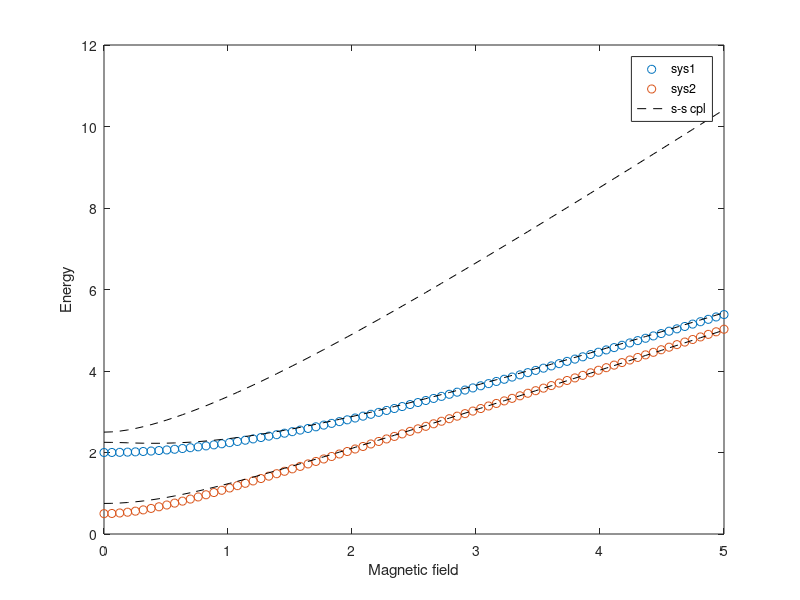
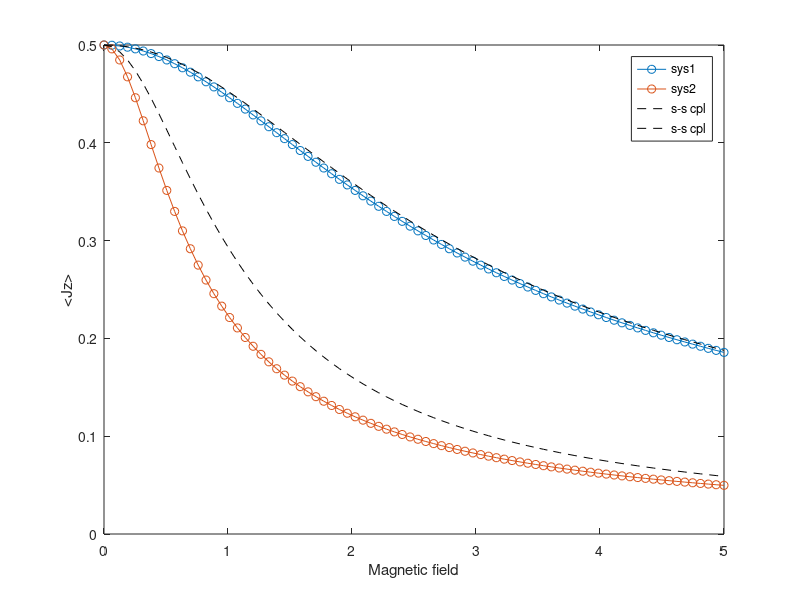

Write MATLAB code to recreate these figures, in order.
% function [temp,intc,Delt,eni,enj,J0i,J0j,Jsj,Jsi] = magn_magn_cpl(tempf,intf,scale)
% Toy model: Two coupled/uncoupled two-level-system (TLS)/multi-level-system (MLS) from spin-spin interaction
if ~exist('tempf','var')
    tempf = 0.0;
end
if ~exist('intf','var')
    intf = 0.5;
end
if ~exist('scale','var')
    scale = 2.0;
end
clearvars -except tempf intf scale
Delt = -1; % Ferromagnetic gap
intc = intf*Delt; % Spin-spin interaction strength
temp = -tempf*Delt; % Temperature
beta = 1/temp; % 1/kBT
Hx = linspace(0,-5*Delt,80);

% J = 8; % Ho
% J = 1; % Ho
J = 1/2;
Jz=diag(J:-1:-J); % Jz = -J, -J+1,...,J-1,J
Jp=diag(sqrt((J-((J-1):-1:-J) ).*(J+1+( (J-1):-1:-J) )),1); % electronic spin ladder operator
Jm=Jp'; % electronic spin ladder operator
Jx=(Jp+Jm)/2;
% Jy=(Jp-Jm)/2i;

Jzhi = kron(eye(2*J+1),Jz); % Expand the Hilbert space (TLS-1)
Jphi = kron(eye(2*J+1),Jp);
Jmhi = kron(eye(2*J+1),Jm);
Jxhi = (Jphi+Jmhi)/2;
Jyhi = (Jphi-Jmhi)/2i;

Jzhj = kron(Jz,eye(2*J+1)); % Expand the Hilbert space (TLS-2)
Jphj = kron(Jp,eye(2*J+1));
Jmhj = kron(Jm,eye(2*J+1));
Jxhj = (Jphj+Jmhj)/2;
Jyhj = (Jphj-Jmhj)/2i;

% containers for two-level-system 1
eni = zeros(length(Jz),length(Hx)); % Eigen-energy
wavi = zeros(length(Jz),length(Jz),length(Hx)); % Eigen-state
J0i = zeros(length(Jz),length(Hx)); % Spin(z) expectation
% containers for two-level-system 2
enj = zeros(length(Jz),length(Hx));
wavj = zeros(length(Jz),length(Jz),length(Hx));
J0j = zeros(length(Jz),length(Hx));
% containers for the coupled two-level-systems
ens = zeros(length(Jzhi),length(Hx));
wav = zeros(length(Jzhi),length(Jzhi),length(Hx));
Jsi = zeros(length(Jzhi),length(Hx));
Jsj = zeros(length(Jzhj),length(Hx));
for ii = 1:length(Hx)
    Ham0i = scale*Delt*Jz + Hx(ii)*Jx;
    [v,e] = eig(Ham0i); % Diagonalize the hamiltonian
    e = real(diag(e)); % Take only the real part of the eigen-energy to form a diaganol matrix
    e = e-min(e); % Normalize the energy amplitude to the lowest eigen-energy
    [eni(:,ii),n] = sort(e); % sort the energy from lowest to the highest
    wavi(:,:,ii) = v(:,n); % sort the eigen-vectors in its basis accordingly
    zi = exp(-e*beta)/sum(exp(-e*beta)); % Partition function
    

    Ham0j = Delt/scale*Jz + Hx(ii)*Jx;
    [v,e] = eig(Ham0j); % Diagonalize the hamiltonian
    e = real(diag(e)); % Take only the real part of the eigen-energy to form a diaganol matrix
    e = e-min(e); % Normalize the energy amplitude to the lowest eigen-energy
    [enj(:,ii),n] = sort(e); % sort the energy from lowest to the highest
    wavj(:,:,ii) = v(:,n); % sort the eigen-vectors in its basis accordingly
    zj = exp(-e*beta)/sum(exp(-e*beta)); % Partition function
    
    
    Hami = scale*Delt*Jzhi + Hx(ii)*Jxhi;
    Hamj = Delt/scale*Jzhj + Hx(ii)*Jxhj;
    Hint = intc*Jzhi*Jzhj; % Ising interaction
%     Hint = intc*(Jxhi*Jxhj+Jyhi*Jyhj+Jzhi*Jzhj); % Heisenberg interaction
    Ham = Hami + Hamj + Hint;
    [v,e] = eig(Ham); % Diagonalize the hamiltonian
    e = real(diag(e)); % Take only the real part of the eigen-energy to form a diaganol matrix
    e = e-min(e); % Normalize the energy amplitude to the lowest eigen-energy
    [ens(:,ii),n] = sort(e); % sort the energy from lowest to the highest
    wav(:,:,ii) = v(:,n); % sort the eigen-vectors in its basis accordingly
    z = exp(-e*beta)/sum(exp(-e*beta)); % Partition function
    if temp == 0
        J0i(:,ii) = real(wavi(:,1,ii)'*Jz*wavi(:,1,ii));       
        J0j(:,ii) = real(wavj(:,1,ii)'*Jz*wavj(:,1,ii));
        Jsi(:,ii) = real(wav(:,1,ii)'*Jzhi*wav(:,1,ii));
        Jsj(:,ii) = real(wav(:,1,ii)'*Jzhj*wav(:,1,ii));
    else
        J0i(:,ii) = real(diag(wavi(:,:,ii)'*Jz*wavi(:,:,ii)))'*zi;
        J0j(:,ii) = real(diag(wavj(:,:,ii)'*Jz*wavj(:,:,ii)))'*zj;
        Jsi(:,ii) = real(diag(wav(:,:,ii)'*Jzhi*wav(:,:,ii)))'*z;
        Jsj(:,ii) = real(diag(wav(:,:,ii)'*Jzhj*wav(:,:,ii)))'*z;
    end
end

figure
plot(Hx,eni(2:end,:),'o')
hold on
plot(Hx,enj(2:end,:),'o')
plot(Hx,ens(2:4,:),'--k')
legend('sys1','sys2','s-s cpl')
xlabel('Magnetic field')
ylabel('Energy')

figure
plot(Hx,J0i(2,:),'-o')
hold on
plot(Hx,J0j(2,:),'-o')
plot(Hx,Jsi(2,:),'--k')
plot(Hx,Jsj(2,:),'--k')
legend('sys1','sys2','s-s cpl','s-s cpl')
xlabel('Magnetic field')
ylabel('<Jz>')
clearvars tempf intf scale